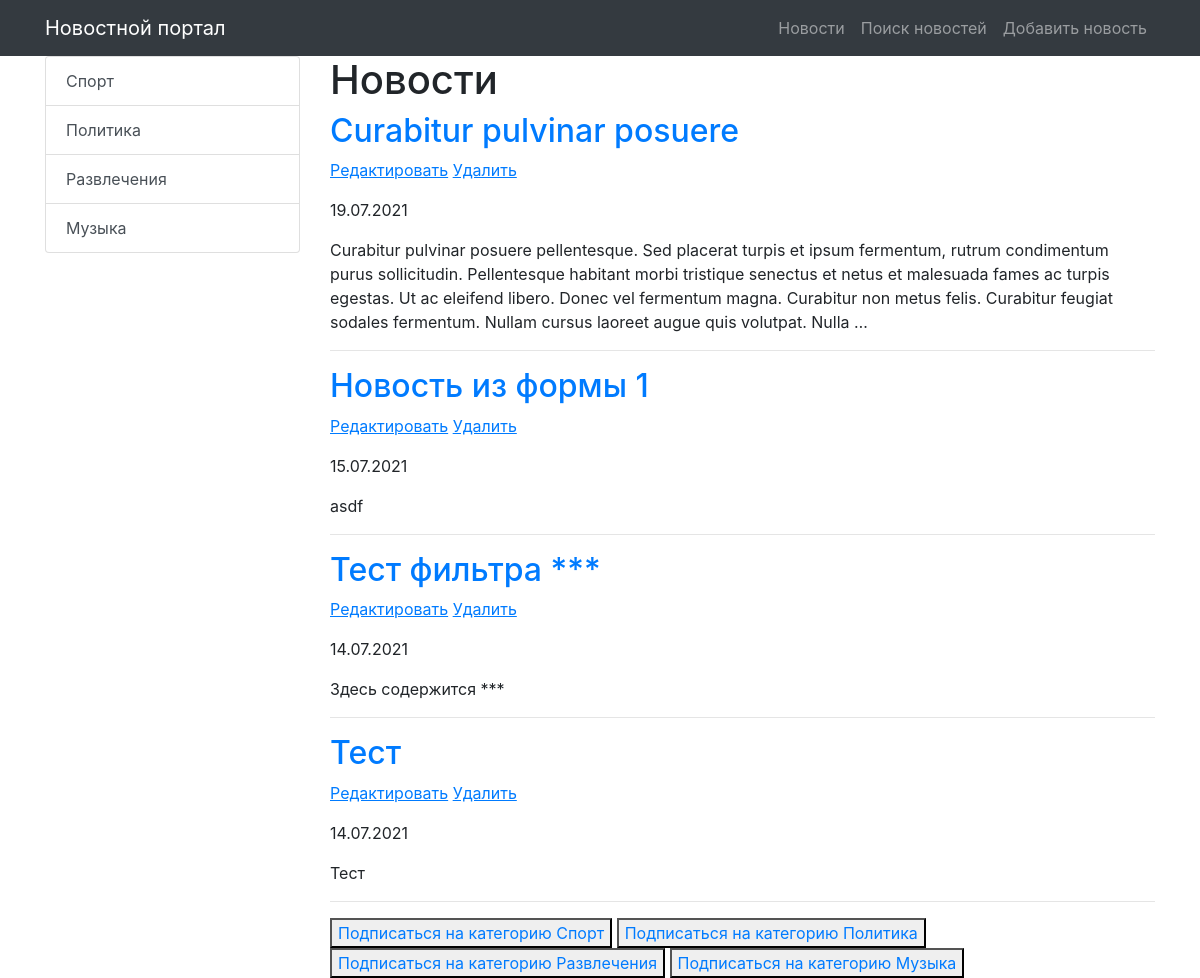
Screenshot of /news/category/18 (signed in) with the database file from the repository.
### news/models.py (models this page shows, shortened)
class Category(models.Model):
    title = models.CharField(max_length=255, unique=True)
    subscribers = models.ManyToManyField(User)
    def __str__(self):
        return f"{self.title}"
    def get_absolute_url(self):
        return reverse('news_category', kwargs={'category_id': self.pk})

class Post(models.Model):
    TYPE = [
        ('Article', 'Статья'),
        ('News', 'Новость'),
    ]
    author = models.ForeignKey(Author, on_delete=models.CASCADE, verbose_name='Автор')
    category = models.ManyToManyField(Category, through='PostCategory')
    type = models.CharField(max_length=20, choices=TYPE, verbose_name='Тип', default='Article')
    creation_datetime = models.DateTimeField(auto_now_add=True, verbose_name='Дата публикации')
    title = models.CharField(max_length=255, verbose_name='Название')
    text = models.TextField(verbose_name='Содержание')
    rating = models.IntegerField(default=0)
    class Meta:
        verbose_name = 'Пост'
        verbose_name_plural = 'Посты'
        ordering = ['-creation_datetime', 'title']

### news/views.py (the view)
# urls.py: path('category/<int:category_id>', cache_page(300)(NewsOfCategory.as_view()), name='news_category'),
class NewsOfCategory(NewsList):
    template_name = 'news/news_category.html'
    def get_queryset(self):
        return Post.objects.filter(category=self.kwargs['category_id'])
    def get_context_data(self, **kwargs):
        context = super().get_context_data(**kwargs)
        context['category'] = None
        return context

### news/templatetags/custom_filters.py (called while the page is built)
@register.filter(name='censor')
def censor(text, swearing):
    if swearing in text:
        return text.replace(swearing, '***')
    return text

### news/views.py (called while the page is built)
    def get_context_data(self, **kwargs):
        context = super().get_context_data(**kwargs)
        context['posts_amount'] = len(Post.objects.all())
        context['categories'] = Category.objects.all()
        return context

### templates/news/news_category.html (shortened to what this page needs)
{% extends 'default.html' %}
{% load custom_filters %}
{% block content %}
    <h1>Новости</h1>
    {% if news %}
        {% for news_one in news %}
            <h2>
                <a href="{% url 'news_one' news_one.pk %}">{{ news_one.title | censor:'очень_плохое_слово'}}</a>
            </h2>
            <p>
                <a href="{% url 'news_update' news_one.pk %}"><u>Редактировать</u></a>
                <a href="{% url 'news_delete' news_one.pk %}"><u> Удалить </u></a>
            </p>
            <p>{{ news_one.creation_datetime | date:'d.m.Y'}}</p>
            <p>{{ news_one.text | censor:'очень_плохое_слово' | truncatewords_html:50}}</p>
            <hr>
        {% endfor %}
    {% else %}
        <h2>Нет никаких новостей :(</h2>
    {% endif %}
    {% for item in categories %}
        <button> <a href="{% url 'subscribe' item.pk  %}">  Подписаться на категорию {{ item }}</a> </button>
    {% endfor %}
{% endblock content %}

### templates/default.html (shortened to what this page needs)
{% load static %}
<!DOCTYPE html>
<html lang="en">
<head>
    <link href="{% static 'vendor/bootstrap/css/bootstrap.min.css' %}" rel="stylesheet">
</head>
<body>
<nav class="navbar navbar-expand-lg navbar-dark bg-dark static-top">
    <div class="container">
        <a class="navbar-brand" href="/news/">Новостной портал</a>
        <div class="collapse navbar-collapse" id="navbarResponsive">
            <ul class="navbar-nav ml-auto">
                <li class="nav-item">
                    <a class="nav-link" href="/news/">Новости</a>
                </li>
                <li class="nav-item">
                    <a class="nav-link" href="{% url 'news_search' %}">Поиск новостей</a>
                </li>
                <li class="nav-item">
                    <a class="nav-link" href="{% url 'news_add' %}">Добавить новость</a>
                </li>
            </ul>
        </div>
    </div>
</nav>
<div class="container">
    <div class="row">
        <div class="col-md-3">
            <div class="list-group">
                {% for item in categories %}
                <a href="{{ item.get_absolute_url }}" class="list-group-item list-group-item-action">
                    {{ item.title }}
                </a>
                {% endfor %}
            </div>
        </div>
        <div class="col-md-9">
            {% block content %}
            {% endblock content %}
        </div>
    </div>
</div>
</body>
</html>

### rows the page displays
Category: title "Спорт"
Category: title "Политика"
Category: title "Развлечения"
Category: title "Музыка"
Post: title|censor "Curabitur pulvinar posuere", creation_datetime "19.07.2021", text|censor "Curabitur pulvinar posuere pellentesque. Sed placerat turpis et ipsum fermentum, rutrum condimentum purus sollicitudin. Pellentesque habitant morbi tristique senectus et netus et malesuada fames ac turpis egestas. Ut ac eleifend libero. Donec vel fermentum magna. Curabitur non metus felis. Curabitur feugiat sodales fermentum. Nullam cursus laoreet augue quis volutpat. Nulla …"
Post: title|censor "Новость из формы 1", creation_datetime "15.07.2021", text|censor "asdf"
Post: title|censor "Тест фильтра ***", creation_datetime "14.07.2021", text|censor "Здесь содержится ***"
Post: title|censor "Тест", creation_datetime "14.07.2021", text|censor "Тест"
